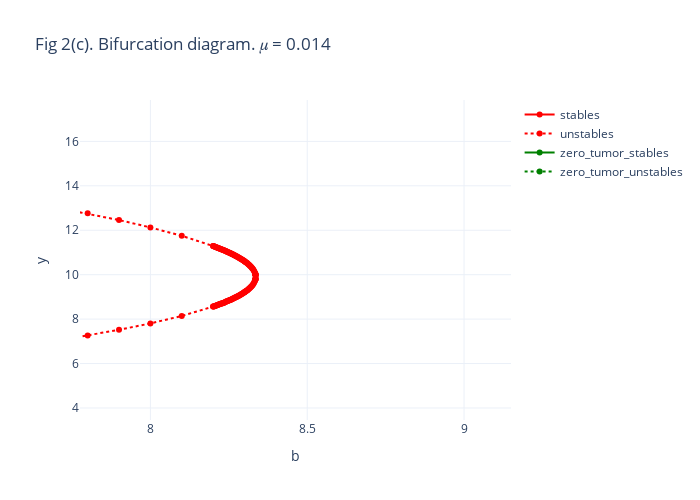

Notebook source saved alongside this figure:
### Code cell
fig = go.Figure()
stables = df[df.stable & (df.y!=0)]
unstables = df[~df.stable & (df.y!=0)]
zero_tumor_stables = df[df.stable & (df.y==0)]
zero_tumor_unstables = df[~df.stable & (df.y==0)]

fig.add_trace(go.Scatter(x=stables.b, y=stables.y, mode='lines+markers', name = "stables",
              line={"color":"red"}|get_line_mode(stable=True)))
fig.add_trace(go.Scatter(x=unstables.b, y=unstables.y, mode='lines+markers', name = "unstables",
             line={"color":"red"}|get_line_mode(stable=False)))
fig.add_trace(go.Scatter(x=zero_tumor_stables.b, y=zero_tumor_stables.y, mode='lines+markers', name = "zero_tumor_stables",
             line={"color":"green"}|get_line_mode(stable=True)))
fig.add_trace(go.Scatter(x=zero_tumor_unstables.b, y=zero_tumor_unstables.y, mode='lines+markers', name = "zero_tumor_unstables",
             line={"color":"green"}|get_line_mode(stable=False)))

fig.update_layout(title="Fig 2(c). Bifurcation diagram. 𝜇 = 0.014")
fig.update_layout(xaxis={"title": "b"}, yaxis={"title": "y"}, template="plotly_white",autosize=False,
    width=700,
    height=500)

### Figure 1 — Plotly figure (JSON) as saved in the notebook; plotly's stock layout.template omitted (floating-point values rounded to 4 significant figures; data arrays with more than 128 entries replaced by an {"elided": "..."} marker saying what was removed)
{"data": [{"line": {"color": "red"}, "mode": "lines+markers", "name": "stables", "type": "scatter", "x": {"elided": "603 float values"}, "y": {"elided": "603 float values"}}, {"line": {"color": "red", "dash": "dot"}, "mode": "lines+markers", "name": "unstables", "type": "scatter", "x": {"elided": "948 float values"}, "y": {"elided": "948 float values"}}, {"line": {"color": "green"}, "mode": "lines+markers", "name": "zero_tumor_stables", "type": "scatter", "x": {"elided": "810 float values"}, "y": {"elided": "810 int values"}}, {"line": {"color": "green", "dash": "dot"}, "mode": "lines+markers", "name": "zero_tumor_unstables", "type": "scatter", "x": [0, 0.4, 0.8, 1.2, 0.2, 0.1, 1.3, 1.1, 1, 0.9, 0.7, 0.6, 0.5, 0.3], "y": [0, 0, 0, 0, 0, 0, 0, 0, 0, 0, 0, 0, 0, 0]}], "layout": {"autosize": false, "height": 500, "title": {"text": "Fig 2(c). Bifurcation diagram. 𝜇 = 0.014"}, "width": 700, "xaxis": {"autorange": false, "range": [7.776, 9.15], "title": {"text": "b"}, "type": "linear"}, "yaxis": {"autorange": false, "range": [3.46, 17.86], "title": {"text": "y"}, "type": "linear"}}}
